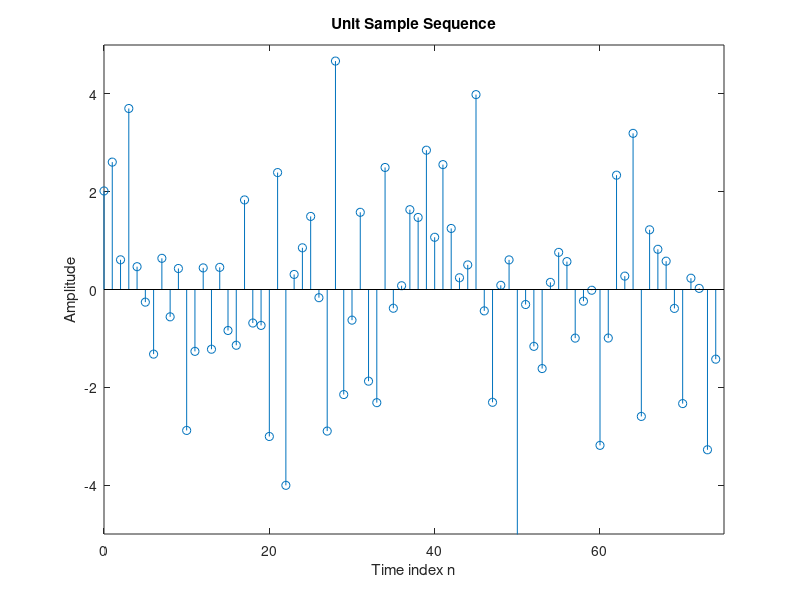

MATLAB code to generate this figure:
% Generate a unit sample sequence
clf;

% Generate a vector from -10 to 20
n = 0:74;

% Generate N number of random values
N = length(n);
mean = 0;
std_dev = sqrt(3);
x =  mean + std_dev .* randn(1, N);

% Generate the unit sample sequence
u = x; % Fill up the blank

% Plot the unit sample sequence
stem(n,u);
xlabel('Time index n');
ylabel('Amplitude');
title('Unit Sample Sequence');
axis([0 75 -5 5]);